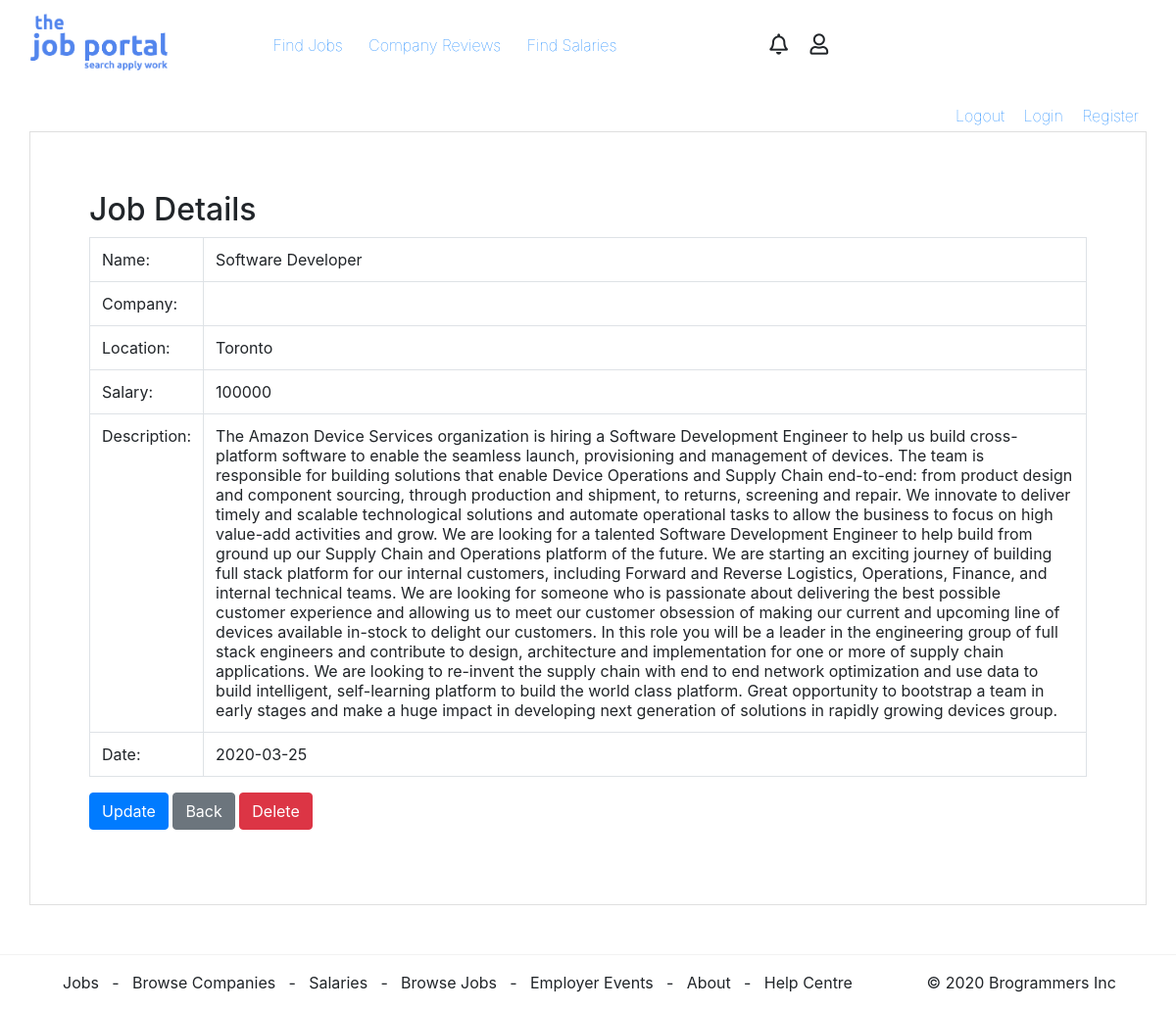
Page /Views/Admin/viewJob.php?id=1 on the committed database.
### tables this page shows
CREATE TABLE `Jobs` (
  `id` int(11) NOT NULL,
  `title` varchar(100) DEFAULT NULL,
  `company` varchar(20) DEFAULT NULL,
  `location` varchar(20) DEFAULT NULL,
  `salary` int(11) DEFAULT NULL,
  `description` longtext DEFAULT NULL,
  `date` date DEFAULT NULL
);

### Database/JobDB.php (called while the page is built, shortened)
<?php
class JobDB
{
    private $dbcon;
    public function __construct($dbcon)
    {
        $this->dbcon=$dbcon;
    }
    public function getJobByID($jobId){
        $sql = "SELECT * from Jobs where id=:jobid";
        $pdostm = $this->dbcon->prepare($sql);
        $pdostm->bindValue(':jobid', $jobId);
        $pdostm->execute();
        $jobs = $pdostm->fetchAll(PDO::FETCH_OBJ);
        return $jobs;
    }
}
?>

### Views/Admin/ViewJob.php (the view, shortened to what this page needs)
<?php
require_once '../../Database/Database.php';
require_once '../../Database/JobDB.php';
$dbconn = Database::getDb();
$jobDB = new JobDB($dbconn);
$companyDB = new CompanyDB($dbconn);
$jobId = $_GET["id"];
$job = $jobDB->getJobByID($jobId)[0];
?>
<html>
<head>
    <link rel="stylesheet" href="https://stackpath.bootstrapcdn.com/bootstrap/4.4.1/css/bootstrap.min.css">
    <link rel="stylesheet" href="../../Styles/Style_Header_Footer.css">
    <link rel="stylesheet" href="../../Styles/Style_Admin_Jobs.css">
    <link rel="stylesheet" href="https://pro.fontawesome.com/releases/v5.12.0/css/all.css">
</head>
<body>
<?php include '../../Includes/header.php';?>
<main>
    <section id="viewJob">
        <h2>Job Details</h2>
        <table class="table table-bordered  table-hover">
            <tr>
                <td>Name:</td>
                <td><?=$job->title ?></td>
            </tr>
            <tr>
                <?php
                $company= $companyDB->findCompany($job->company_id);
                ?>
                <td>Company:</td>
                <td><?=$company[0]->name ?></td>
            </tr>
            <tr>
                <td>Location:</td>
                <td><?=$job->location ?></td>
            </tr>
            <tr>
                <td>Salary:</td>
                <td><?=$job->salary ?></td>
            </tr>
            <tr>
                <td>Description:</td>
                <td><?=$job->description ?></td>
            </tr>
            <tr>
                <td>Date:</td>
                <td><?=$job->date ?></td>
            </tr>
        </table>
        <a href="UpdateJob.php?id=<?=$jobId ?>" class="btn btn-primary">Update</a>
        <a href="ListJobs.php" class="btn btn-secondary">Back</a>
        <form method="post" action="DeleteJob.php" id="formDelete">
            <input type="submit" name="delete" class="btn btn-danger" value="Delete"/>
        </form>
    </section>
</main>
<?php include '../../Includes/footer.php';?>
</body>
</html>

### Styles/Style_Header_Footer.css (style rules this page uses)
a { text-decoration: none; }

### Styles/Style_Admin_Jobs.css (style rules this page uses)
#viewJob { margin: 0 auto; padding: 5%; width: 95%; border: 1px solid rgba(0,0,0,.125); margin-top: 50px; margin-bottom: 50px; }
#formDelete { display: inline-block; }

### rows in the picture
jobs: title "Software Developer", location "Toronto", salary "100000", description "The Amazon Device Services organization is hiring a Software Development Engineer to help us build cross-platform software to enable the seamless launch, provisioning and management of devices. The team is responsible for building solutions that enable Device Operations and Supply Chain end-to-end: from product design and component sourcing, through production and shipment, to returns, screening and repair. We innovate to deliver timely and scalable technological solutions and automate operational tasks to allow the business to focus on high value-add activities and grow. We are looking for a talented Software Development Engineer to help build from ground up our Supply Chain and Operations…", date "2020-03-25"
